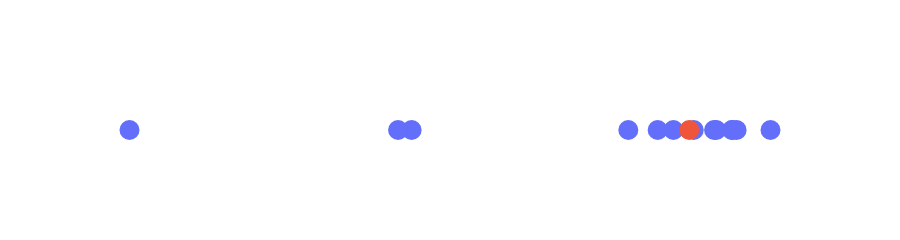

This figure's notebook cell:
### Code cell
import plotly.graph_objects as go
fig = go.Figure()
fig.add_trace(go.Scatter(
    x=[5.61, 5.43, 5.36, 5.52, 5.69, 5.23, 5.71, 5.69, 4.27, 5.86, 3.02, 5.62, 4.21], y=[0,0,0,0,0,0,0,0,0,0,0,0,0], mode='markers', marker_size=20,
 showlegend=False))
fig.add_trace(go.Scatter(
    x=[5.5], y=[0], mode='markers', marker_size=20,
 showlegend=False))
fig.update_xaxes(showgrid=False)
fig.update_yaxes(showgrid=False, 
                 zeroline=True, zerolinecolor='white', zerolinewidth=3,
                 showticklabels=False, color='white')
fig.update_layout(height=200,paper_bgcolor='rgba(0,0,0,0)',
    plot_bgcolor='rgba(0,0,0,0)')
fig.layout.xaxis.color = 'white'
fig.show()

### Figure 1 — Plotly figure (JSON) as saved in the notebook; plotly's stock layout.template omitted (floating-point values rounded to 4 significant figures)
{"data": [{"marker": {"size": 20}, "mode": "markers", "showlegend": false, "type": "scatter", "x": [5.61, 5.43, 5.36, 5.52, 5.69, 5.23, 5.71, 5.69, 4.27, 5.86, 3.02, 5.62, 4.21], "y": [0, 0, 0, 0, 0, 0, 0, 0, 0, 0, 0, 0, 0]}, {"marker": {"size": 20}, "mode": "markers", "showlegend": false, "type": "scatter", "x": [5.5], "y": [0]}], "layout": {"height": 200, "paper_bgcolor": "rgba(0,0,0,0)", "plot_bgcolor": "rgba(0,0,0,0)", "xaxis": {"color": "white", "showgrid": false}, "yaxis": {"color": "white", "showgrid": false, "showticklabels": false, "zeroline": true, "zerolinecolor": "white", "zerolinewidth": 3}}}
